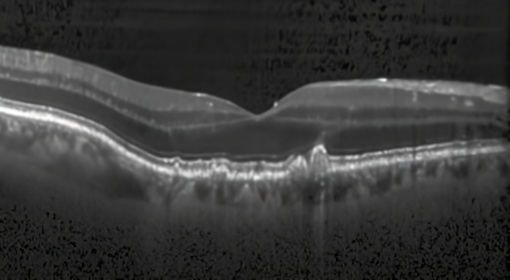
#> input picture img047n.jpeg, 510 x 280 px, found by its file name; the run also reads 1 picture not shown here
$ jupyter execute --allow-errors nv.ipynb   (older library calls are emulated)
#> lines starting #> are read from the running program, lines starting #| are printed output that depends on the picture; after the words box and inside, x2 and y2 are one past the last pixel; in counts of white or black regions, pixels touching at a corner belong together
[cell 1]
import cv2
import numpy as np
import matplotlib.pyplot as plt

# Load the image
image_path = '/Users/ham/Documents/Visual Studio Code/OCT_Ham_Test/img047n.jpeg'  # Replace with your image path
image = cv2.imread(image_path)
#> image is the input picture: shape (280, 510, 3); mean B, G, R 57.3, 57.5, 57.5

# Check if the image was loaded successfully
if image is None:
    print(f"Error: Unable to load image at {image_path}")
    exit()

# Convert to grayscale
gray_image = cv2.cvtColor(image, cv2.COLOR_BGR2GRAY)

# Apply Gaussian smoothing to reduce noise
blurred_image = cv2.GaussianBlur(gray_image, (5, 5), 0)

# Apply morphological opening to remove noise
kernel = np.ones((5, 5), np.uint8)
opened_image = cv2.morphologyEx(blurred_image, cv2.MORPH_OPEN, kernel)

# Sobel operators
Gx = cv2.Sobel(opened_image, cv2.CV_64F, 1, 0, ksize=3)
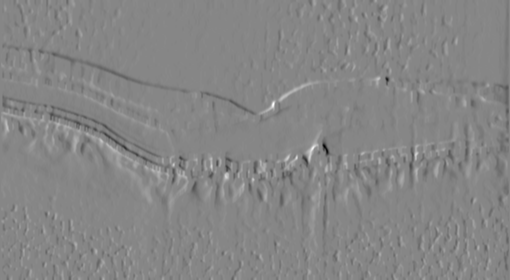
#> Gx: shape (280, 510) float64; min -231, max 208, mean -0.6; drawn with min black and max white
Gy = cv2.Sobel(opened_image, cv2.CV_64F, 0, 1, ksize=3)

# Gradient magnitude
G = np.sqrt(Gx**2 + Gy**2)

# Normalize to range 0-255
Gx = np.uint8(255 * np.abs(Gx) / np.max(Gx))
Gy = np.uint8(255 * np.abs(Gy) / np.max(Gy))
G = np.uint8(255 * G / np.max(G))

# Increase contrast to max
processed_image = cv2.normalize(G, None, 0, 255, cv2.NORM_MINMAX)

# Apply Gaussian smoothing to reduce noise after gradient calculation
processed_image = cv2.GaussianBlur(processed_image, (5, 5), 0)

# Apply morphological closing to combine and smooth the lines
kernel = np.ones((5, 5), np.uint8)
uniformed_lines = cv2.morphologyEx(processed_image, cv2.MORPH_CLOSE, kernel)

# Apply Canny edge detector
edges = cv2.Canny(uniformed_lines, 50, 150)
#> edges: shape (280, 510); 3.2% white in thin lines or dots, all inside (x1, y1, x2, y2) = (0, 43, 510, 193)

# Display the results
plt.figure(figsize=(15, 10))

# Original image
plt.subplot(2, 3, 1)
plt.imshow(cv2.cvtColor(image, cv2.COLOR_BGR2RGB))
plt.title('Original Image')
plt.axis('off')

# Gradient in X direction
plt.subplot(2, 3, 2)
plt.imshow(Gx, cmap='gray')
plt.title('Gradient in X direction')
plt.axis('off')

# Gradient in Y direction
plt.subplot(2, 3, 3)
plt.imshow(Gy, cmap='gray')
plt.title('Gradient in Y direction')
plt.axis('off')

# Uniformed lines
plt.subplot(2, 3, 4)
plt.imshow(uniformed_lines, cmap='gray')
plt.title('Uniformed Lines')
plt.axis('off')

# Canny edges
plt.subplot(2, 3, 5)
plt.imshow(edges, cmap='gray')
plt.title('Canny Edges')
plt.axis('off')

plt.show()

[cell 2]
import cv2
import numpy as np
import matplotlib.pyplot as plt

# Load the image
image_path = '/Users/ham/Documents/Visual Studio Code/OCT_Ham_Test/img047n.jpeg'  # Replace with your image path
image = cv2.imread(image_path)

# Convert to grayscale
gray_image = cv2.cvtColor(image, cv2.COLOR_BGR2GRAY)

# Apply Gaussian smoothing (optional)
blurred_image = cv2.GaussianBlur(gray_image, (3, 3), 0)

# Sobel operators
Gx = cv2.Sobel(blurred_image, cv2.CV_64F, 1, 0, ksize=3)
Gy = cv2.Sobel(blurred_image, cv2.CV_64F, 0, 1, ksize=3)
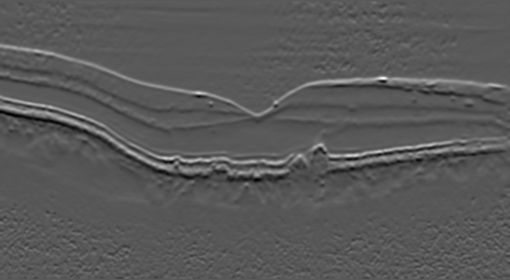
#> Gy: shape (280, 510) float64; min -262, max 486, mean -0.3; drawn with min black and max white

# Gradient magnitude
G = np.sqrt(Gx**2 + Gy**2)

# Normalize to range 0-255
Gx = np.uint8(255 * np.abs(Gx) / np.max(Gx))
Gy = np.uint8(255 * np.abs(Gy) / np.max(Gy))
G = np.uint8(255 * G / np.max(G))

# Display the results
plt.figure(figsize=(15, 10))

# Original image
plt.subplot(2, 2, 1)
plt.imshow(cv2.cvtColor(image, cv2.COLOR_BGR2RGB))
plt.title('Original Image')
plt.axis('off')

# Gradient in X direction
plt.subplot(2, 2, 2)
plt.imshow(Gx, cmap='gray')
plt.title('Gradient in X direction')
plt.axis('off')

# Gradient in Y direction
plt.subplot(2, 2, 3)
plt.imshow(Gy, cmap='gray')
plt.title('Gradient in Y direction')
plt.axis('off')

# Edge-detected image
plt.subplot(2, 2, 4)
plt.imshow(G, cmap='gray')
plt.title('Sobel Edge Detection')
plt.axis('off')

plt.show()
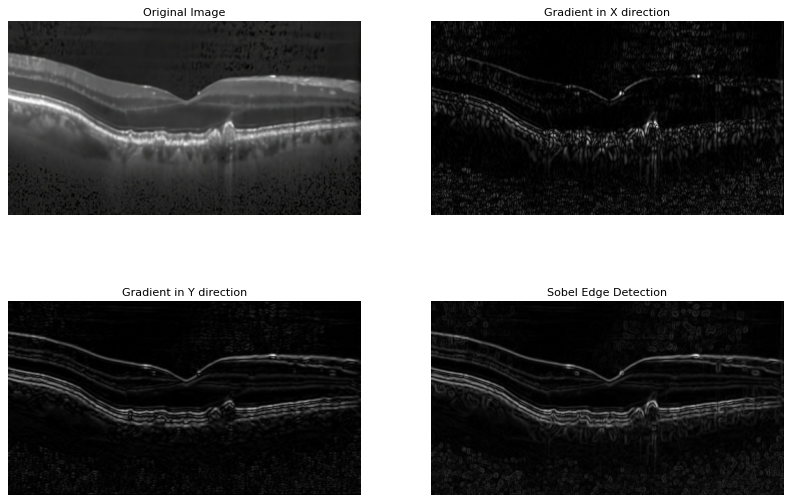
#> figure drawn by matplotlib, 4 panels

[cell 3]
import cv2
import numpy as np
import matplotlib.pyplot as plt

# Load the image
image_path = '/Users/ham/Documents/Visual Studio Code/OCT_Ham_Test/img047n.jpeg'  # Replace with your image path
image = cv2.imread(image_path)

# Check if the image was loaded successfully
if image is None:
    raise FileNotFoundError(f"Image not found at the specified path: {image_path}")

# Convert to grayscale
gray_image = cv2.cvtColor(image, cv2.COLOR_BGR2GRAY)

# Apply Gaussian smoothing to reduce noise
blurred_image = cv2.GaussianBlur(gray_image, (5, 5), 0)

# Apply Canny edge detector
edges = cv2.Canny(blurred_image, 50, 150)
#> edges: shape (280, 510); 2.1% white in thin lines or dots, all inside (x1, y1, x2, y2) = (0, 45, 510, 191)

# Increase contrast of the edges
edges = cv2.convertScaleAbs(edges, alpha=2, beta=0)

# Apply morphological operations to enhance edges
kernel = np.ones((3, 3), np.uint8)
edges = cv2.dilate(edges, kernel, iterations=1)
#> edges: shape (280, 510); 6.8% white; 4 white regions, box (x1, y1, x2, y2) and area: (0, 96, 308, 182) 4295, (0, 44, 510, 116) 2714, (304, 139, 509, 178) 2678, (242, 182, 251, 192) 64
edges = cv2.erode(edges, kernel, iterations=1)
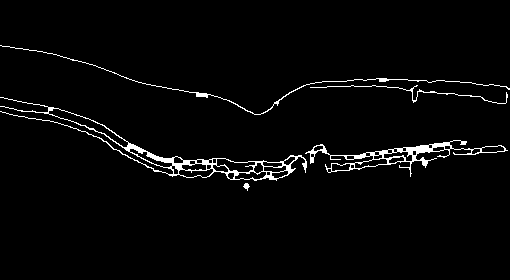
#> edges: shape (280, 510); 2.7% white in thin lines or dots, all inside (x1, y1, x2, y2) = (0, 45, 510, 191)

# Find contours
contours, _ = cv2.findContours(edges, cv2.RETR_EXTERNAL, cv2.CHAIN_APPROX_SIMPLE)
#> contours = 5 contours; box (x1, y1, x2, y2) and area: (0, 97, 307, 181) 3170, (305, 140, 508, 177) 1603, (0, 45, 510, 115) 114, (310, 85, 508, 104) 34, (243, 183, 250, 191) 20

# Create a blank image to draw the contours
contour_image = np.zeros_like(gray_image)

# Draw the contours
cv2.drawContours(contour_image, contours, -1, 255, thickness=2)
#> contour_image: shape (280, 510); 5.6% white; 4 white regions, box (x1, y1, x2, y2) and area: (0, 96, 308, 182) 3054, (0, 44, 510, 116) 2700, (304, 139, 509, 178) 2141, (242, 182, 251, 192) 60

# Display the results
plt.figure(figsize=(15, 10))

# Original image
plt.subplot(1, 2, 1)
plt.imshow(cv2.cvtColor(image, cv2.COLOR_BGR2RGB))
plt.title('Original Image')
plt.axis('off')

# Edge-detected image with contours
plt.subplot(1, 2, 2)
plt.imshow(contour_image, cmap='gray')
plt.title('Detected Curved Lines')
plt.axis('off')

plt.show()

[cell 4]
import cv2
import numpy as np
import matplotlib.pyplot as plt

# Load the image
image_path = '/Users/ham/Documents/Visual Studio Code/OCT_Ham_Test/images/4.jpeg'  # Replace with your image path
image = cv2.imread(image_path)

# Check if the image was loaded successfully
if image is None:
    raise FileNotFoundError(f"Image not found at the specified path: {image_path}")

# Convert to grayscale
gray_image = cv2.cvtColor(image, cv2.COLOR_BGR2GRAY)

# Apply Gaussian smoothing to reduce noise
blurred_image = cv2.GaussianBlur(gray_image, (5, 5), 0)

# Apply Canny edge detector
edges = cv2.Canny(blurred_image, 50, 150)
#> edges: shape (280, 510); 4.2% white in thin lines or dots, all inside (x1, y1, x2, y2) = (0, 0, 510, 195)

# Increase contrast of the edges
edges = cv2.convertScaleAbs(edges, alpha=2, beta=0)

# Apply morphological operations to enhance edges
kernel = np.ones((3, 3), np.uint8)
edges = cv2.dilate(edges, kernel, iterations=1)
#> edges: shape (280, 510); 13.4% white; 24 white regions, largest, box (x1, y1, x2, y2) and area: (0, 95, 510, 184) 7938, (0, 38, 510, 124) 3866, (277, 34, 340, 75) 1167
edges = cv2.erode(edges, kernel, iterations=1)
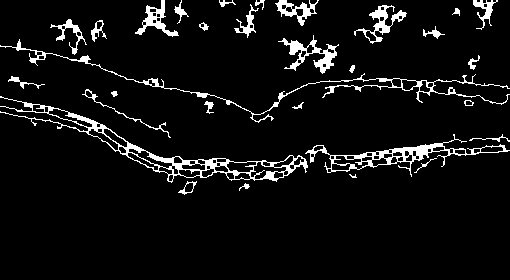
#> edges: shape (280, 510); 6.4% white; 30 white regions (1 under 20 px)

# Find contours
contours, _ = cv2.findContours(edges, cv2.RETR_EXTERNAL, cv2.CHAIN_APPROX_SIMPLE)
#> contours = 30 contours, 6 with area under 20; largest, box (x1, y1, x2, y2) and area: (0, 96, 308, 183) 3968, (305, 134, 510, 177) 1910, (0, 39, 510, 123) 1002, (278, 35, 339, 74) 654, (354, 5, 407, 44) 510

# Sort contours by the y-coordinate of their bounding boxes (smallest y-coordinate first)
contours = sorted(contours, key=lambda cnt: cv2.boundingRect(cnt)[1])

# Create a blank image to draw the highest contour
contour_image = np.zeros_like(gray_image)

# Draw the highest contour (the first one in the sorted list)
if contours:
    highest_contour = contours[0]
#> highest_contour = contour of 81 points, box (x1, y1, x2, y2) (473, 0, 498, 30), area 184
    x, y, w, h = cv2.boundingRect(highest_contour)
#> x = 473; y = 0; w = 25; h = 30
    print(f"Highest Contour: y-coordinate = {y}")
#| Highest Contour: y-coordinate = 0
    cv2.drawContours(contour_image, [highest_contour], -1, 255, thickness=2)
#> contour_image: shape (280, 510); 0.26% white; 1 white region, box (x1, y1, x2, y2) and area: (472, 0, 499, 31) 377

    # Draw a horizontal line at the top y-coordinate of the highest contour's bounding box
    cv2.line(image, (0, y), (image.shape[1], y), (0, 255, 0), 2)
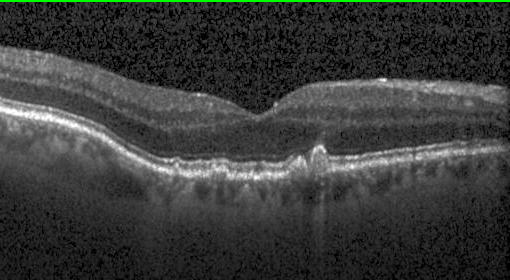
#> image: shape (280, 510, 3); mean B, G, R 57, 58.8, 57

# Display the results
plt.figure(figsize=(15, 10))

# Original image with the horizontal line
plt.subplot(1, 2, 1)
plt.imshow(cv2.cvtColor(image, cv2.COLOR_BGR2RGB))
plt.title('Original Image with Horizontal Line')
plt.axis('off')

# Edge-detected image with the highest contour
plt.subplot(1, 2, 2)
plt.imshow(contour_image, cmap='gray')
plt.title('Highest Contour')
plt.axis('off')

plt.show()

[cell 5]
import cv2
import numpy as np
import matplotlib.pyplot as plt

# Load the image
image_path = '/Users/ham/Documents/Visual Studio Code/OCT_Ham_Test/images/4.jpeg'  # Replace with your image path
image = cv2.imread(image_path)

# Check if the image was loaded successfully
if image is None:
    raise FileNotFoundError(f"Image not found at the specified path: {image_path}")

# Convert to grayscale
gray_image = cv2.cvtColor(image, cv2.COLOR_BGR2GRAY)

# Apply Gaussian smoothing to reduce noise
blurred_image = cv2.GaussianBlur(gray_image, (5, 5), 0)

# Apply Canny edge detector
edges = cv2.Canny(blurred_image, 50, 150)

# Increase contrast of the edges
edges = cv2.convertScaleAbs(edges, alpha=2, beta=0)

# Apply morphological operations to enhance edges
kernel = np.ones((3, 3), np.uint8)
edges = cv2.dilate(edges, kernel, iterations=1)
edges = cv2.erode(edges, kernel, iterations=1)

# Find contours
contours, _ = cv2.findContours(edges, cv2.RETR_EXTERNAL, cv2.CHAIN_APPROX_SIMPLE)

# Sort contours by the y-coordinate of their bounding boxes (smallest y-coordinate first)
contours = sorted(contours, key=lambda cnt: cv2.boundingRect(cnt)[1])

# Create a blank image to draw the highest contour
contour_image = np.zeros_like(gray_image)

# Draw the highest contour (the first one in the sorted list)
if contours:
    highest_contour = contours[0]
    x, y, w, h = cv2.boundingRect(highest_contour)
    print(f"Highest Contour: y-coordinate = {y}")
#| Highest Contour: y-coordinate = 0
    cv2.drawContours(contour_image, [highest_contour], -1, 255, thickness=2)

    # Find the highest y point in the highest contour
    highest_point = min(highest_contour, key=lambda pt: pt[0][1])
#> highest_point = [[473, 0]]
    highest_x, highest_y = highest_point[0]
#> highest_x = 473; highest_y = 0
    print(f"Highest Point: (x, y) = ({highest_x}, {highest_y})")
#| Highest Point: (x, y) = (473, 0)

    # Mark the highest point on the image
    cv2.circle(image, (highest_x, highest_y), 5, (0, 0, 255), -1)  # Red circle
#> image: shape (280, 510, 3); mean B, G, R 57.2, 57.2, 57.3

# Display the results
plt.figure(figsize=(15, 10))

# Original image with the highest point marked
plt.subplot(1, 2, 1)
plt.imshow(cv2.cvtColor(image, cv2.COLOR_BGR2RGB))
plt.title('Original Image with Highest Point')
plt.axis('off')

# Edge-detected image with the highest contour
plt.subplot(1, 2, 2)
plt.imshow(contour_image, cmap='gray')
plt.title('Highest Contour')
plt.axis('off')

plt.show()

[cell 6]
import cv2
import numpy as np

import matplotlib.pyplot as plt

# Load the image
image_path = '/Users/ham/Documents/Visual Studio Code/OCT_Ham_Test/images/4.jpeg'  # Replace with your image path
image = cv2.imread(image_path)

# Check if the image was loaded successfully
if image is None:
    raise FileNotFoundError(f"Image not found at the specified path: {image_path}")

# Convert to grayscale (black and white)
gray_image = cv2.cvtColor(image, cv2.COLOR_BGR2GRAY)

# Increase contrast to max
gray_image = cv2.normalize(gray_image, None, 0, 255, cv2.NORM_MINMAX)

# Blur the image a little bit
blurred_image = cv2.GaussianBlur(gray_image, (5, 5), 0)

# Apply Gaussian smoothing
smoothed_image = cv2.GaussianBlur(blurred_image, (5, 5), 0)

# Apply blur again to reduce noise
blurred_again_image = cv2.GaussianBlur(smoothed_image, (5, 5), 0)

# Apply Canny edge detector
edges = cv2.Canny(blurred_again_image, 50, 150)
#> edges: shape (280, 510); 1.6% white in thin lines or dots, all inside (x1, y1, x2, y2) = (0, 45, 506, 181)

# Increase contrast of the edges
edges = cv2.convertScaleAbs(edges, alpha=2, beta=0)

# Apply morphological operations to enhance edges
kernel = np.ones((3, 3), np.uint8)
edges = cv2.dilate(edges, kernel, iterations=1)
#> edges: shape (280, 510); 5.1% white; 2 white regions, box (x1, y1, x2, y2) and area: (0, 95, 507, 182) 5467, (0, 44, 504, 116) 1872
edges = cv2.erode(edges, kernel, iterations=1)
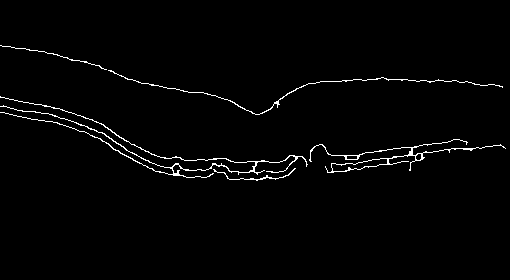
#> edges: shape (280, 510); 1.7% white in thin lines or dots, all inside (x1, y1, x2, y2) = (0, 45, 506, 181)

# Find contours
contours, _ = cv2.findContours(edges, cv2.RETR_EXTERNAL, cv2.CHAIN_APPROX_SIMPLE)
#> contours = 5 contours, 1 with area under 20; largest, box (x1, y1, x2, y2) and area: (309, 139, 506, 173) 546, (0, 96, 308, 178) 236, (108, 70, 503, 115) 66, (213, 168, 296, 181) 34

# Create a blank image to draw the contours
contour_image = np.zeros_like(gray_image)

# Draw the contours
cv2.drawContours(contour_image, contours, -1, 255, thickness=2)
#> contour_image: shape (280, 510); 5.1% white; 2 white regions

# Find the highest point for each x-coordinate
highest_points = {}
for contour in contours:
    for point in contour:
        x, y = point[0]
        if x not in highest_points or y < highest_points[x]:
            highest_points[x] = y
#> this loop made 5 passes
#> after the loop, highest_points = 466 items

# Mark the highest points on the image
for x, y in highest_points.items():
    cv2.circle(image, (x, y), 5, (0, 0, 255), -1)  # Red circle
#> this loop made 466 passes
#> (x, y) on passes 1 to 3: (294, 90), (287, 93), (285, 95)
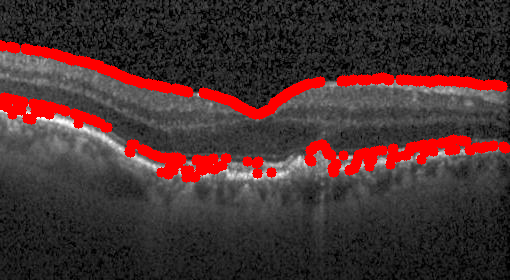
#> image: shape (280, 510, 3); mean B, G, R 48.2, 48.2, 70.5

# Display the results
plt.figure(figsize=(15, 10))

# Original image with the highest points marked
plt.subplot(1, 2, 1)
plt.imshow(cv2.cvtColor(image, cv2.COLOR_BGR2RGB))
plt.title('Original Image with Highest Points')
plt.axis('off')

# Edge-detected image with contours
plt.subplot(1, 2, 2)
plt.imshow(contour_image, cmap='gray')
plt.title('Contours')
plt.axis('off')

plt.show()
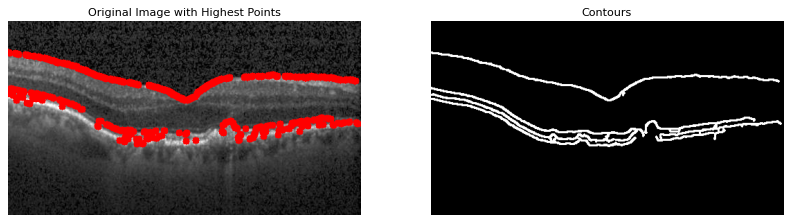
#> figure drawn by matplotlib, 2 panels

[cell 7]
import cv2
import numpy as np
import matplotlib.pyplot as plt
import os

# Step 1: Load the image and convert it to grayscale (black and white)
def process_image(image_path):
    # Load the image
    image = cv2.imread(image_path)

    # Convert the image to grayscale
    gray = cv2.cvtColor(image, cv2.COLOR_BGR2GRAY)

    # Step 2: Increase the contrast of the image to max
    contrast_img = cv2.convertScaleAbs(gray, alpha=2.5, beta=0)  # alpha is the contrast factor
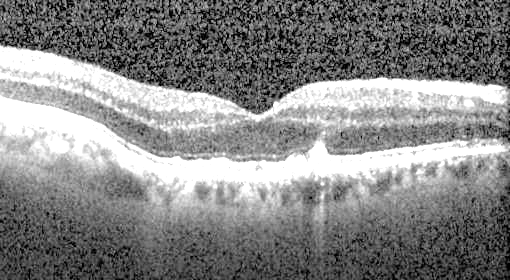
#> contrast_img: shape (280, 510); min 0, max 255, mean 133.2

    # Step 3: Blur the image a little bit
    blurred = cv2.GaussianBlur(contrast_img, (5, 5), 0)

    # Step 4: Apply Gaussian smoothing (again, using GaussianBlur)
    smoothed = cv2.GaussianBlur(blurred, (5, 5), 0)

    # Step 5: Blur again to reduce noise
    noise_reduced = cv2.GaussianBlur(smoothed, (3, 3), 0)

    # Step 6: Apply Canny edge detection
    edges = cv2.Canny(noise_reduced, 100, 200)

    # Step 7: Increase edge contrast
    enhanced_edges = cv2.convertScaleAbs(edges, alpha=2, beta=0)

    # Step 8: Apply morphological operations to enhance the edges slightly
    kernel = np.ones((3, 3), np.uint8)
    morph = cv2.morphologyEx(enhanced_edges, cv2.MORPH_GRADIENT, kernel)

    # Step 9: Find contours
    contours, _ = cv2.findContours(morph, cv2.RETR_EXTERNAL, cv2.CHAIN_APPROX_SIMPLE)
#> contours = 64 contours, 2 with area under 20; largest, box (x1, y1, x2, y2) and area: (10, 97, 510, 164) 1520, (0, 44, 509, 116) 1512, (55, 86, 171, 139) 492, (135, 17, 160, 58) 402, (369, 0, 392, 23) 234

    # Create a blank image to store the result
    contour_img = np.zeros_like(gray)

    # Draw the contours onto the blank image
    cv2.drawContours(contour_img, contours, -1, (255, 255, 255), 1)

    # Step 10: Find the highest point for each x-coordinate in the image
    points = []
    h, w = contour_img.shape
#> h = 280; w = 510
    for x in range(w):
        # Get all the y-values where there is an edge in column x
        ys = np.where(contour_img[:, x] > 0)[0]
        if len(ys) > 0:
            # Select the highest y-value (smallest index since y=0 is at the top)
            points.append((x, ys[0]))
#> this loop made 510 passes
#> ys on passes 1 to 3: [44, 45, 46], [44, 46], [44, 47]
#> after the loop, points = 510 pairs, first value 0 to 509, second value 0 to 140

    # Draw the points onto the original image (red line)
    for (x, y) in points:
        cv2.circle(image, (x, y), 1, (0, 0, 255), -1)  # Red dot
#> this loop made 510 passes
#> y on passes 1 to 3: 44, 44, 44

    # Step 11: Plot the image with the red line overlay
    plt.figure(figsize=(10, 10))
    plt.imshow(cv2.cvtColor(image, cv2.COLOR_BGR2RGB))  # Convert BGR to RGB for matplotlib
    plt.title("Image with Highest Points for Each X-coordinate")
    plt.axis('off')  # Hide axis
    plt.show()

# Usage example
process_image('/Users/ham/Documents/Visual Studio Code/OCT_Ham_Test/images/4.jpeg')
